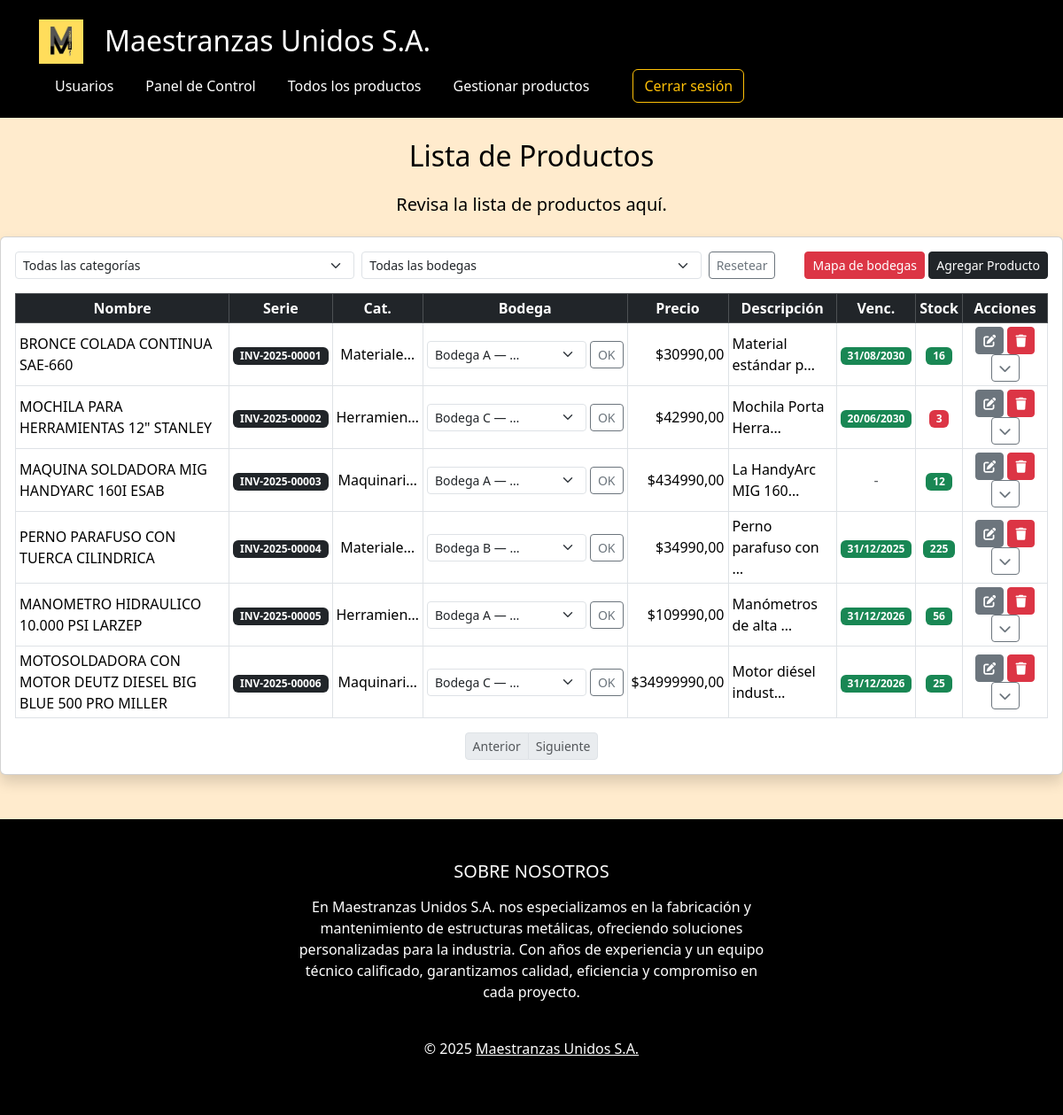
Page /productos/crud/ (signed in) on the committed database.
### inventario/models.py (models this page shows, shortened)
class Producto(models.Model):
    nombre = models.CharField(max_length=100)
    categoria = models.ForeignKey(
        CategoriaProducto,
        on_delete=models.SET_NULL,
        null=True,
        blank=True,
        related_name='productos'
    )
    descripcion = models.TextField(blank=True)
    precio = models.DecimalField(max_digits=10, decimal_places=2)
    imagen = models.ImageField(upload_to='productos/', null=True, blank=True)
    fecha_vencimiento = models.DateField(null=True, blank=True)
    stock = models.PositiveIntegerField(default=0)
    stock_minimo = models.PositiveIntegerField(default=1)
    serial_number = models.CharField(
        max_length=20,
        unique=True,
        editable=False,
        blank=True,
        help_text="Número de serie generado automáticamente"
    )
    bodega = models.ForeignKey(
        Bodega,
        on_delete=models.CASCADE,
        related_name='productos',
        null=True,       # importante para migrar sin errores
        blank=True
    )

class CategoriaProducto(models.Model):
    nombre = models.CharField(max_length=100, unique=True)

class Bodega(models.Model):
    nombre = models.CharField(max_length=100, unique=True)

### inventario/views.py (the view)
# urls.py: path('productos/crud/', views.producto_crud, name='producto_crud'),
@login_required
@groups_required('Gestor de Inventario', 'Almacén')
def producto_crud(request):
    categoria_id = request.GET.get('categoria')
    bodega_id = request.GET.get('bodega')  # 👈 NUEVO
    categorias = CategoriaProducto.objects.order_by('nombre')
    bodegas = Bodega.objects.order_by('nombre')  # 👈 NUEVO
    productos = Producto.objects.all()
    if categoria_id:
        productos = productos.filter(categoria_id=categoria_id)
    if bodega_id:
        productos = productos.filter(bodega_id=bodega_id)  # 👈 NUEVO
    if 'delete' in request.GET:
        producto = get_object_or_404(Producto, pk=request.GET['delete'])
        producto.delete()
        return redirect('producto_crud')
    return render(request, 'inventario/producto_crud.html', {
        'productos': productos,
        'categorias': categorias,
        'bodegas': bodegas,  # 👈 NUEVO
        'categoria_seleccionada': int(categoria_id) if categoria_id else None,
        'bodega_seleccionada': int(bodega_id) if bodega_id else None,
        'today': date.today(),
        'today_plus_7': date.today() + timedelta(days=7),
    })

### inventario/views.py (called while the page is built)
def groups_required(*group_names):
    def check_groups(user):
        return user.is_authenticated and (
            user.groups.filter(name__in=group_names).exists() or user.groups.filter(name='Administrador').exists()
        )
    return user_passes_test(check_groups)

### inventario/templates/inventario/producto_crud.html (shortened to what this page needs)
{% extends 'inventario/base.html' %}
{% load static %}
{% block content %}
<h2 class="mb-4 mt-4 text-center text-black">Lista de Productos</h2>
<h5 class="mb-4 text-center text-black">Revisa la lista de productos aquí.</h5>
<div class="container my-4 px-0" style="max-width: 1650px; min-width: 800px;">
  <div class="card shadow" style="min-height: 500px;">
    <div class="card-body p-3">
      <form method="get" class="row g-2 align-items-center mb-3">
        <div class="col-sm-5 col-md-4">
          <select name="categoria" class="form-select form-select-sm" onchange="this.form.submit()" aria-label="Filtro categoría">
            <option value="">Todas las categorías</option>
          </select>
        </div>
        <div class="col-sm-5 col-md-4">
          <select name="bodega" class="form-select form-select-sm" onchange="this.form.submit()" aria-label="Filtro bodega">
            <option value="">Todas las bodegas</option>
          </select>
        </div>
        <div class="col-auto">
          <a href="{% url 'producto_crud' %}" class="btn btn-outline-secondary btn-sm">Resetear</a>
        </div>
        {% with grupo=request.user.groups.first %}
          {% if grupo and grupo.name != 'Almacén' %}
            <div class="col-auto ms-auto">
              <button type="button" class="btn btn-danger btn-sm" data-bs-toggle="modal" data-bs-target="#modalMapaBodegas">
                Mapa de bodegas
              </button>
              <a href="{% url 'registro_producto' %}" class="btn btn-dark btn-sm">Agregar Producto</a>
            </div>
          {% endif %}
        {% endwith %}
      </form>
      <div class="table-responsive" style="max-height: 480px; overflow-y: auto;">
        <table class="table table-bordered table-hover table-sm align-middle mb-0">
          <thead class="table-dark text-center">
            <tr>
              <th>Nombre</th>
              <th>Serie</th>
              <th>Cat.</th>
              <th>Bodega</th>
              <th>Precio</th>
              <th>Descripción</th>
              <th>Venc.</th>
              <th>Stock</th>
              <th style="width: 6rem;">Acciones</th>
            </tr>
          </thead>
          <tbody>
            {% for producto in productos %}
              <tr>
                <td>{{ producto.nombre }}</td>
                <td class="text-center"><span class="badge bg-dark">{{ producto.serial_number }}</span></td>
                <td class="text-center" title="{{ producto.categoria.nombre|default:'Sin categoría' }}">
                  {{ producto.categoria.nombre|truncatechars:10|default:"-" }}
                </td>
                <td>
                  {% with grupo=request.user.groups.first %}
                    {% if grupo and grupo.name != 'Almacén' %}
                      <form method="post" action="{% url 'cambiar_bodega' producto.id %}" class="d-flex align-items-center gap-1">
                        <select name="nueva_bodega" class="form-select form-select-sm" style="width: 180px;">
                          {% for b in bodegas %}
                            <option value="{{ b.id }}" {% if producto.bodega and producto.bodega.id == b.id %}selected{% endif %}>{{ b.nombre|truncatechars:12 }}</option>
                          {% endfor %}
                        </select>
                        <button type="submit" class="btn btn-outline-secondary btn-sm px-2">OK</button>
                      </form>
                    {% else %}
                      {{ producto.bodega.nombre|truncatechars:14 }}
                    {% endif %}
                  {% endwith %}
                </td>
                <td class="text-end">${{ producto.precio }}</td>
                <td title="{{ producto.descripcion }}">{{ producto.descripcion|truncatechars:20 }}</td>
                <td class="text-center">
                  {% if producto.fecha_vencimiento %}
                    {% if producto.fecha_vencimiento < today %}
                      <span class="badge bg-danger" title="Vencido">{{ producto.fecha_vencimiento|date:"d/m/Y" }}</span>
                    {% elif producto.fecha_vencimiento <= today_plus_7 %}
                      <span class="badge bg-warning text-dark" title="Por vencer">{{ producto.fecha_vencimiento|date:"d/m/Y" }}</span>
                    {% else %}
                      <span class="badge bg-success">{{ producto.fecha_vencimiento|date:"d/m/Y" }}</span>
                    {% endif %}
                  {% else %}
                    <span class="text-muted">-</span>
                  {% endif %}
                </td>
                <td class="text-center">
                  {% if producto.stock <= producto.stock_minimo %}
                    <span class="badge bg-danger" title="Stock bajo">{{ producto.stock }}</span>
                  {% else %}
                    <span class="badge bg-success">{{ producto.stock }}</span>
                  {% endif %}
                </td>
                <td class="text-center">
                  {% with grupo=request.user.groups.first %}
                    {% if grupo and grupo.name != 'Almacén' %}
                      <a href="{% url 'editar_producto' producto.id %}" class="btn btn-secondary btn-sm" title="Editar"><i class="fas fa-edit"></i></a>
                      <a href="?delete={{ producto.id }}" class="btn btn-danger btn-sm" title="Eliminar" onclick="return confirm('¿Eliminar este producto?');"><i class="fas fa-trash"></i></a>
                    {% endif %}
                  {% endwith %}
                  <button class="btn btn-sm btn-outline-secondary" type="button" data-bs-toggle="collapse" data-bs-target="#detalles{{ producto.id }}" aria-expanded="false" aria-controls="detalles{{ producto.id }}" title="Detalles">
                    <i class="fas fa-chevron-down"></i>
                  </button>
                </td>
              </tr>
            {% empty %}
              <tr><td colspan="9" class="text-center text-muted">No hay productos para mostrar.</td></tr>
            {% endfor %}
          </tbody>
        </table>
      </div>
      <nav aria-label="Paginación productos" class="mt-3">
        <ul class="pagination justify-content-center pagination-sm mb-0">
          {% if productos.has_previous %}
            <li class="page-item"><a class="page-link" href="?page={{ productos.previous_page_number }}">Anterior</a></li>
          {% else %}
            <li class="page-item disabled"><span class="page-link">Anterior</span></li>
          {% endif %}
          {% if productos.has_next %}
            <li class="page-item"><a class="page-link" href="?page={{ productos.next_page_number }}">Siguiente</a></li>
          {% else %}
            <li class="page-item disabled"><span class="page-link">Siguiente</span></li>
          {% endif %}
        </ul>
      </nav>
    </div>
  </div>
</div>
{% endblock %}

### inventario/static/inventario/css/style.css (style rules this page uses)
body { background-color: blanchedalmond; font-family: 'Segoe UI', Tahoma, Geneva, Verdana, sans-serif; margin: 0; padding: 0; }
.container { max-width: 960px; }

### rows in the picture
Producto: nombre "BRONCE COLADA CONTINUA SAE-660", serial_number "INV-2025-00001", categoria.nombre "Materiale…", nueva_bodega "Bodega A — …", precio "30990,00", descripcion "Material estándar p…", fecha_vencimiento "31/08/2030", stock "16"
Producto: nombre "MOCHILA PARA HERRAMIENTAS 12\" STANLEY", serial_number "INV-2025-00002", categoria.nombre "Herramien…", nueva_bodega "Bodega C — …", precio "42990,00", descripcion "Mochila Porta Herra…", fecha_vencimiento "20/06/2030", stock "3"
Producto: nombre "MAQUINA SOLDADORA MIG HANDYARC 160I ESAB", serial_number "INV-2025-00003", categoria.nombre "Maquinari…", nueva_bodega "Bodega A — …", precio "434990,00", descripcion "La HandyArc MIG 160…", stock "12"
Producto: nombre "PERNO PARAFUSO CON TUERCA CILINDRICA", serial_number "INV-2025-00004", categoria.nombre "Materiale…", nueva_bodega "Bodega B — …", precio "34990,00", descripcion "Perno parafuso con …", fecha_vencimiento "31/12/2025", stock "225"
Producto: nombre "MANOMETRO HIDRAULICO 10.000 PSI LARZEP", serial_number "INV-2025-00005", categoria.nombre "Herramien…", nueva_bodega "Bodega A — …", precio "109990,00", descripcion "Manómetros de alta …", fecha_vencimiento "31/12/2026", stock "56"
Producto: nombre "MOTOSOLDADORA CON MOTOR DEUTZ DIESEL BIG BLUE 500 PRO MILLER", serial_number "INV-2025-00006", categoria.nombre "Maquinari…", nueva_bodega "Bodega C — …", precio "34999990,00", descripcion "Motor diésel indust…", fecha_vencimiento "31/12/2026", stock "25"
